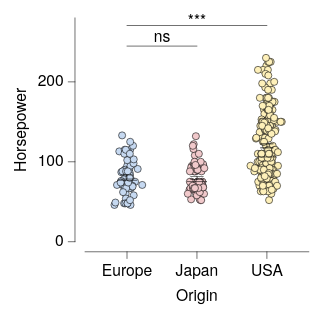

Here is the Vega-Lite specification saved for this chart:
### Vega-Lite specification from a JSON file in a GitHub repository (floating-point values rounded to 4 significant figures; data arrays with more than 128 entries replaced by an {"elided": "..."} marker saying what was removed)
{"background": null, "config": {"arc": {"fill": "#DBDBDB", "fillOpacity": 1.0, "innerRadius": 25.0, "padAngle": 0.03, "stroke": "black", "strokeOpacity": 1, "strokeWidth": 0.25}, "area": {"fill": "#DBDBDB", "fillOpacity": 1.0, "stroke": "black", "strokeOpacity": 1, "strokeWidth": 0.25}, "axis": {"domain": true, "domainCap": "round", "domainColor": "black", "domainWidth": 0.25, "grid": false, "gridCap": "round", "gridColor": "#F1F1F1", "gridDash": [0, 0], "gridOpacity": 1.0, "gridWidth": 0.25, "labelColor": "black", "labelFont": "HelveticaNeue", "labelFontSize": 7, "labelFontStyle": "normal", "labelFontWeight": 400, "offset": 4.5, "ticks": true, "tickCap": "round", "tickColor": "black", "tickRound": false, "tickSize": 3, "tickWidth": 0.25, "titleColor": "black", "titleFont": "HelveticaNeue", "titleFontSize": 7, "titleFontStyle": "normal", "titleFontWeight": 400}, "axisX": {"domain": true, "labelAlign": "center", "labelAngle": 0, "labels": true, "ticks": true, "translate": 0}, "axisY": {"domain": true, "labelAlign": "right", "labelAngle": 0, "labels": true, "ticks": true, "translate": 0}, "axisRight": {"domain": true, "labelAlign": "left", "labelAngle": 0, "labels": true, "ticks": true, "translate": 0}, "axisTop": {"domain": true, "labelAlign": "center", "labelAngle": 0, "labels": true, "ticks": true, "translate": 0}, "axisBand": {"tickOffset": 0}, "bar": {"fill": "#DBDBDB", "fillOpacity": 1.0, "stroke": "black", "strokeOpacity": 1, "strokeWidth": 0.25}, "boxplot": {"size": 9.0, "ticks": {"cornerRadius": 0.25, "fill": "black", "size": 4.5, "thickness": 0.25}, "box": {"fillOpacity": 1.0, "stroke": "black", "strokeOpacity": 1, "strokeWidth": 0.25}, "median": {"fill": "black", "fillOpacity": 1.0, "size": 9.0, "thickness": 0.25}, "rule": {"fill": "black", "fillOpacity": 1.0, "size": 10.0, "stroke": "black", "strokeDash": [0, 0], "strokeOpacity": 1, "strokeWidth": 0.25}, "outliers": {"color": "black", "fill": "black", "fillOpacity": 1.0, "size": 0, "stroke": "black", "strokeOpacity": 1, "strokeWidth": 0.25}}, "circle": {"fill": "black", "fillOpacity": 1.0, "size": 0.5, "stroke": null, "strokeOpacity": 1, "strokeWidth": 0.25}, "errorband": {"band": {"fillOpacity": 0.6, "stroke": null, "strokeWidth": 0.25, "strokeOpacity": 1}, "borders": {"opacity": 0, "strokeOpacity": 0.25, "strokeWidth": 1}}, "errorbar": {"opacity": 1, "rule": {"strokeDash": [0, 0], "strokeWidth": 0.25}, "ticks": {"color": "black", "cornerRadius": 0.125, "opacity": 1, "size": 6.0, "thickness": 0.25}, "thickness": 0.25}, "font": "HelveticaNeue", "geoshape": {"fill": "#DBDBDB", "fillOpacity": 1.0, "stroke": "black", "strokeOpacity": 1, "strokeWidth": 0.25}, "header": {"labelColor": "black", "labelFont": "HelveticaNeue", "labelFontSize": 7, "labelFontStyle": "normal", "labelFontWeight": 400, "titleColor": "black", "titleFont": "HelveticaNeue", "titleFontSize": 7, "titleFontStyle": "normal", "titleFontWeight": 400, "titlePadding": 0}, "legend": {"disable": false, "offset": 4.5, "gradientLength": 50.0, "gradientThickness": 5.0, "gradientOpacity": 1.0, "gradientStrokeColor": "black", "gradientStrokeWidth": 0.25, "labelColor": "black", "labelFont": "HelveticaNeue", "labelFontSize": 7, "labelFontStyle": "normal", "labelFontWeight": 400, "strokeColor": "black", "strokeWidth": 0, "symbolSize": 42, "symbolStrokeColor": "black", "symbolStrokeWidth": 0.25, "titleColor": "black", "titleFont": "HelveticaNeue", "titleFontSize": 7, "titleFontStyle": "normal", "titleFontWeight": 400}, "line": {"color": "black", "stroke": "black", "strokeCap": "round", "strokeDash": [0, 0], "strokeOpacity": 1, "strokeWidth": 0.375}, "point": {"filled": true, "fill": "#DBDBDB", "fillOpacity": 1.0, "size": 5.0, "stroke": "black", "strokeOpacity": 1, "strokeWidth": 0.25}, "range": {"category": ["#C6D9F1", "#F1C9CB", "#FEF0B9", "#CEE37A", "#7AA8E0", "#E589A3", "#FDDD5D", "#68B961", "#4177B1", "#C35082", "#E5C227", "#438156"], "diverging": {"scheme": ["#C35082", "#CE6D94", "#D989A7", "#E2A4BA", "#EABFCE", "#F1DBE2", "#F6F6F6", "#D7E0EB", "#B9CBE0", "#9BB6D5", "#7DA1C9", "#5F8CBD", "#4177B1"]}, "heatmap": {"scheme": ["#DFE9F7", "#C6D9F1", "#ADC8EC", "#94B8E6", "#7AA8E0", "#6097DA", "#4D87CA", "#4177B1", "#386898", "#2F597F", "#264A69", "#1D3A58"]}, "ordinal": {"scheme": ["#F1F1F1", "#DBDBDB", "#C6C6C6", "#B2B2B2", "#9D9D9D", "#898989", "#767676", "#636363", "#515151", "#404040", "#2F2F2F", "#1F1F1F"]}, "ramp": {"scheme": ["#DFE9F7", "#C6D9F1", "#ADC8EC", "#94B8E6", "#7AA8E0", "#6097DA", "#4D87CA", "#4177B1", "#386898", "#2F597F", "#264A69", "#1D3A58"]}}, "rule": {"color": "black", "stroke": "black", "strokeCap": "round", "strokeDash": [2, 2], "strokeOpacity": 1, "strokeWidth": 0.25}, "scale": {"bandPaddingInner": 0.1, "bandPaddingOuter": 0.1, "round": false}, "rect": {"fill": "#DBDBDB", "fillOpacity": 1.0, "stroke": "black", "strokeOpacity": 1, "strokeWidth": 0.25}, "square": {"fill": "#DBDBDB", "fillOpacity": 1.0, "size": 10.0, "stroke": "black", "strokeOpacity": 1, "strokeWidth": 0.25}, "text": {"color": "black", "font": "HelveticaNeue", "fontSize": 7, "fontStyle": "normal", "fontWeight": 400}, "title": {"anchor": "middle", "frame": "group", "color": "black", "font": "HelveticaNeue", "fontSize": 7, "fontStyle": "normal", "fontWeight": 400, "subtitleColor": "black", "subtitleFont": "HelveticaNeue", "subtitleFontSize": "HelveticaNeue", "subtitleFontStyle": "normal", "subtitleFontWeight": 400}, "view": {"continuousWidth": 100, "continuousHeight": 100, "discreteWidth": 100, "discreteHeight": 100, "fill": null, "stroke": null, "strokeWidth": 0.25}}, "layer": [{"data": {"name": "data-53eecb024a78fdc2be808dcfdc3af7a2"}, "mark": {"type": "circle", "opacity": 1.0, "size": 10.0, "stroke": "black", "strokeOpacity": 1, "strokeWidth": 0.25}, "encoding": {"color": {"field": "Origin", "legend": null, "sort": ["Europe", "Japan", "USA"], "title": null, "type": "nominal"}, "x": {"axis": {}, "field": "Origin", "sort": ["Europe", "Japan", "USA"], "title": "Origin", "type": "nominal"}, "xOffset": {"field": "jitter_x", "scale": {"domain": [-7.33, 7.33], "range": [5.17, 19.83]}, "type": "quantitative"}, "y": {"field": "Horsepower", "title": "Horsepower", "type": "quantitative"}}}, {"data": {"name": "data-6c4882663eaca411296217af4f5e04f9"}, "mark": {"type": "errorbar"}, "encoding": {"x": {"axis": {}, "field": "Origin", "sort": ["Europe", "Japan", "USA"], "title": "Origin", "type": "nominal"}, "y": {"field": "__mean", "title": "Horsepower", "type": "quantitative"}, "yError": {"field": "__error"}}}, {"data": {"name": "data-53eecb024a78fdc2be808dcfdc3af7a2"}, "mark": {"type": "boxplot", "box": {"fillOpacity": 0, "strokeOpacity": 0}, "outliers": {"opacity": 0}, "rule": {"strokeOpacity": 0}, "ticks": false}, "encoding": {"x": {"axis": {}, "field": "Origin", "sort": ["Europe", "Japan", "USA"], "title": "Origin", "type": "nominal"}, "y": {"field": "Horsepower", "title": "Horsepower", "type": "quantitative"}}}, {"layer": [{"layer": [{"data": {"values": [{"x": "USA", "x2": "Europe", "y": 270.5, "__dysonsphere__": 1}]}, "mark": {"type": "rule", "strokeCap": "round", "strokeDash": [0, 0], "strokeWidth": 0.25}, "encoding": {"x": {"field": "x", "type": "nominal"}, "x2": {"field": "x2"}, "y": {"field": "y", "type": "quantitative"}}}, {"data": {"values": [{"y": 270.5, "label": "***", "__dysonsphere__": 1}]}, "mark": {"type": "text", "align": "center", "dy": -2, "fontSize": 7}, "encoding": {"text": {"field": "label", "type": "nominal"}, "x": {"value": 50.0}, "y": {"field": "y", "type": "quantitative"}}}]}, {"layer": [{"data": {"values": [{"x": "Europe", "x2": "Japan", "y": 244.7, "__dysonsphere__": 1}]}, "mark": {"type": "rule", "strokeCap": "round", "strokeDash": [0, 0], "strokeWidth": 0.25}, "encoding": {"x": {"field": "x", "type": "nominal"}, "x2": {"field": "x2"}, "y": {"field": "y", "type": "quantitative"}}}, {"data": {"values": [{"y": 244.7, "label": "ns", "__dysonsphere__": 1}]}, "mark": {"type": "text", "align": "center", "dy": -4, "fontSize": 7}, "encoding": {"text": {"field": "label", "type": "nominal"}, "x": {"value": 34.38}, "y": {"field": "y", "type": "quantitative"}}}]}], "name": "__dysonsphere_90a92fb3dc490bb9_3"}], "$schema": "https://vega.github.io/schema/vega-lite/v6.4.1.json", "datasets": {"data-53eecb024a78fdc2be808dcfdc3af7a2": {"elided": "400 records"}, "data-6c4882663eaca411296217af4f5e04f9": [{"Origin": "USA", "__mean": 119.9, "__error": 2.529, "__dysonsphere__": 1}, {"Origin": "Europe", "__mean": 81.0, "__error": 2.47, "__dysonsphere__": 1}, {"Origin": "Japan", "__mean": 79.84, "__error": 2.005, "__dysonsphere__": 1}]}}
